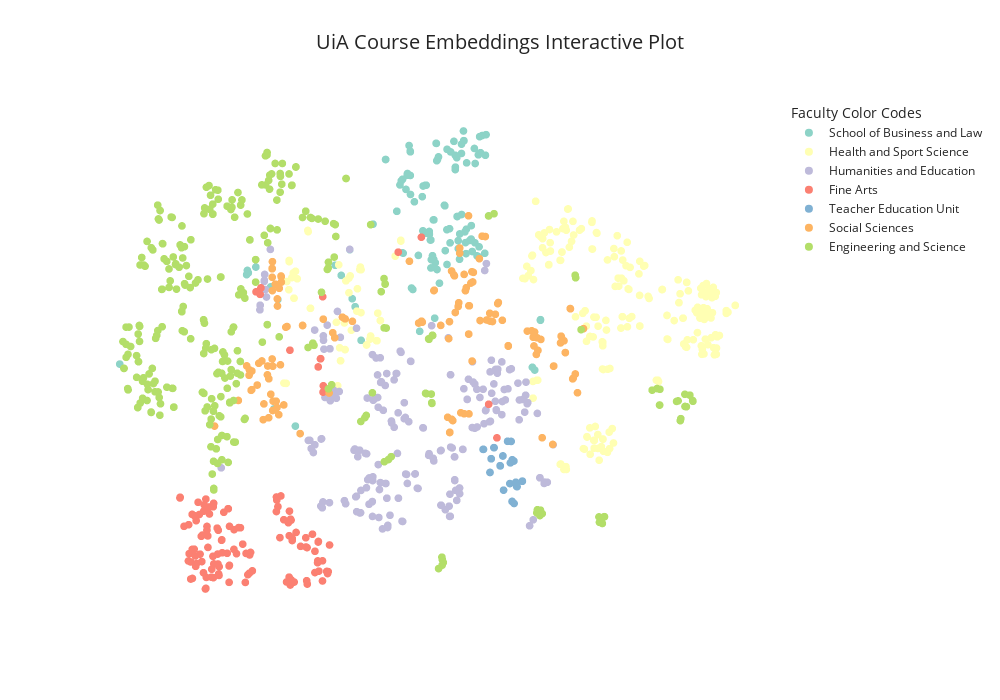

The notebook cell saved with this chart:
### Code cell
import numpy as np
from sklearn.manifold import TSNE
import plotly.express as px
import pandas as pd

FACULTY_CODE_TO_NAME = {
    "TR": "Engineering and Science",
    "HI": "Health and Sport Science",
    "SV": "Social Sciences",
    "LU": "Teacher Education Unit",
    "KU": "Fine Arts",
    "HH": "School of Business and Law",
    "HP": "Humanities and Education",
}

# Build a function to plot an interactive t-SNE visualization
def plot_interactive_tsne(embeddings, faculty_codes, course_names, title="UiA Course Embeddings Interactive Plot"):
    # The embeddings are high-dimensional, we need to reduce them to 2D for visualization
    tsne = TSNE(n_components=2, perplexity=30, random_state=41)
    tsne_results = tsne.fit_transform(embeddings)
    
    df = pd.DataFrame({
        "x": tsne_results[:, 0],
        "y": tsne_results[:, 1],
        "Faculty": faculty_codes,
        "Course": course_names
    })
    
    # Create interactive scatter plot
    fig = px.scatter(
        df,
        x="x",
        y="y",
        color="Faculty",
        hover_data=["Course", "Faculty"],
        title=title,
        color_discrete_sequence=px.colors.qualitative.Set3,
        labels={
            "x": "",
            "y": ""
        } # Hide axis labels, in a t-SNE diagram these are essentially arbitrary
    )
    
    # Customize the layout, we"ll be color coding by faculty but there"s no reason we can"t use 
    fig.update_layout(
        title={
            "y":0.95,
            "x":0.5,
            "xanchor": "center",
            "yanchor": "top",
            "font": {"size": 20}
        },
        legend_title_text="Faculty Color Codes",
        width=1000,
        height=700,
        template="simple_white",
        hovermode="closest",
        # Similarly to the labels, there's no reason to show the axes in a t-SNE diagram
        xaxis=dict(showgrid=False, zeroline=False, showticklabels=False, showline=False, ticks=""), 
        yaxis=dict(showgrid=False, zeroline=False, showticklabels=False, showline=False, ticks=""),
    )
    
    # Customize hover template
    fig.update_traces(
        hovertemplate="<br>".join([
            "<b>Course:</b> %{customdata[0]}",
            "<b>Faculty:</b> %{customdata[1]}",
            "<extra></extra>"
        ]),
        marker=dict(size=8)
    )
    
    return fig

# How we choose to represent course names in the plot
def build_course_string(row):
    return f"{row['emne_id']} - {row['emne_navn_eng']}"

course_embeddings = np.stack(course_df["embedding"])
course_faculties = course_df["faculty_code"].apply(lambda x: FACULTY_CODE_TO_NAME[x]).values
course_names = course_df.apply(build_course_string, axis=1).values
fig = plot_interactive_tsne(course_embeddings, course_faculties, course_names)
fig.show()

### Figure 1 — Plotly figure (JSON) as saved in the notebook; plotly's stock layout.template omitted (floating-point values rounded to 4 significant figures; data arrays with more than 128 entries replaced by an {"elided": "..."} marker saying what was removed)
{"data": [{"customdata": {"elided": "117x2 str values"}, "hovertemplate": "<b>Course:</b> %{customdata[0]}<br><b>Faculty:</b> %{customdata[1]}<br><extra></extra>", "legendgroup": "School of Business and Law", "marker": {"color": "rgb(141,211,199)", "size": 8, "symbol": "circle"}, "mode": "markers", "name": "School of Business and Law", "showlegend": true, "type": "scattergl", "x": [0.8605, 2.251, 2.831, 5.269, -27.99, -28.17, -28.32, 1.109, 2.287, 1.354, 5.107, 5.676, 5.848, 13.43, 2.006, -4.267, 2.864, 3.607, -23.75, 12.2, -23.15, 11.67, 12.58, 12.56, 11.39, 13.55, 9.821, 11.41, 10.51, 7.734, 8.002, 11.13, 11.38, -26.57, 17.12, 17.1, 7.866, 16.19, 27.59, 12.99, 13.04, 7.792, 8.196, 27.6, 17.24, 15.03, 12.95, 16.02, 16.51, 15.17, 15.78, -52.47, -11.47, -6.536, -10.31, -7.675, -8.685, -8.226, 7.468, 3.057, 3.307, -19.04, 11.96, 17.74, 14.41, 14.44, 12.23, 13.51, 6.74, 6.653, 4.614, 7.585, 6.829, 8.38, 9.812, 6.753, 15.91, 26.06, 10.39, 5.228, 11.75, 11.73, 6.439, 7.316, 7.212, -22.37, 9.317, 9.409, 6.461, 7.291, 4.367, 13.21, 14.61, 15.52, 14.13, 15.79, 5.644, 17.0, 13.33, 7.05, 26.5, 15.12, 12.59, 11.93, 9.486, -1.886, -1.85, 2.808, 2.835, 2.589, 7.911, 0.2609, 0.266, 1.351, 1.469, 9.794, 10.29], "xaxis": "x", "y": [31.63, 33.46, 33.4, 31.43, 15.23, 15.68, 14.89, 32.4, 33.76, 32.69, 29.44, 31.57, 31.59, 18.82, 30.8, 24.32, 29.85, 28.49, 12.61, 17.76, -10.17, 36.71, 39.24, 37.5, 37.16, 35.75, 38.28, 34.96, 37.79, 39.4, 36.38, 39.77, 34.5, 16.31, 37.18, 37.18, 36.15, 37.65, 6.375, 39.9, 39.88, 39.38, 36.87, 6.491, 41.02, 38.44, 41.7, 40.64, 40.85, 35.63, 37.25, -1.8, 16.64, 2.636, 14.75, 8.905, 19.54, 10.4, 6.773, 12.39, 12.12, -13.37, 19.75, 25.86, 21.53, 24.04, 22.49, 23.38, 21.36, 21.34, 4.312, 17.11, 17.69, 13.3, 16.79, 16.14, 20.09, -2.395, 20.82, 23.07, 25.73, 25.75, 22.95, 25.11, 25.1, 10.25, 27.85, 27.73, 22.43, 17.73, 18.48, 22.87, 19.21, 18.4, 21.26, 18.25, 22.61, 18.88, 20.87, 18.42, -2.916, 20.84, 26.11, 21.23, 19.37, 36.38, 36.38, 37.94, 37.81, 38.99, 15.85, 26.72, 26.72, 18.96, 18.89, 23.28, 23.47], "yaxis": "y"}, {"customdata": {"elided": "243x2 str values"}, "hovertemplate": "<b>Course:</b> %{customdata[0]}<br><b>Faculty:</b> %{customdata[1]}<br><extra></extra>", "legendgroup": "Health and Sport Science", "marker": {"color": "rgb(255,255,179)", "size": 8, "symbol": "circle"}, "mode": "markers", "name": "Health and Sport Science", "showlegend": true, "type": "scattergl", "x": {"elided": "243 float values"}, "xaxis": "x", "y": {"elided": "243 float values"}, "yaxis": "y"}, {"customdata": {"elided": "203x2 str values"}, "hovertemplate": "<b>Course:</b> %{customdata[0]}<br><b>Faculty:</b> %{customdata[1]}<br><extra></extra>", "legendgroup": "Humanities and Education", "marker": {"color": "rgb(190,186,218)", "size": 8, "symbol": "circle"}, "mode": "markers", "name": "Humanities and Education", "showlegend": true, "type": "scattergl", "x": {"elided": "203 float values"}, "xaxis": "x", "y": {"elided": "203 float values"}, "yaxis": "y"}, {"customdata": {"elided": "128x2 str values"}, "hovertemplate": "<b>Course:</b> %{customdata[0]}<br><b>Faculty:</b> %{customdata[1]}<br><extra></extra>", "legendgroup": "Fine Arts", "marker": {"color": "rgb(251,128,114)", "size": 8, "symbol": "circle"}, "mode": "markers", "name": "Fine Arts", "showlegend": true, "type": "scattergl", "x": [-19.28, -16.89, -16.78, -16.82, -18.05, -17.06, -17.01, -21.98, -19.65, -13.88, -20.21, -18.91, -19.64, -25.75, -22.36, -19.96, -36.08, -22.65, -19.86, -21.24, -20.38, -20.17, -12.54, -15.31, -14.69, -15.79, -14.82, -14.79, -13.88, -14.7, -14.66, -13.72, -14.27, -14.23, -12.92, -12.8, -13.08, -14.57, -21.8, -38.24, -38.69, -37.93, -40.23, -37.56, -39.35, -37.19, -22.64, -29.5, -31.66, -31.59, -36.95, -33.09, -28.08, -27.8, -34.56, -33.78, -33.04, -27.24, -34.6, -36.73, -34.96, -31.66, -33.55, -33.57, -34.64, -35.0, -33.65, -36.53, -35.99, -38.64, -13.84, -36.07, -36.16, -25.6, -38.95, -22.58, -29.83, -36.48, -35.4, -38.3, -38.69, -33.92, -35.47, -38.09, -39.26, -33.72, -35.87, -35.68, -28.56, -37.33, -35.86, -36.41, -36.85, -38.96, -39.4, -37.86, -26.53, -38.01, -32.03, -31.58, -30.71, -34.68, -32.97, -35.71, -30.73, -33.82, -15.32, -34.73, -41.01, -40.98, -13.78, -32.66, -29.06, -31.85, -31.81, -27.57, -28.43, -27.74, -30.25, 4.934, 17.74, 19.31, -20.02, -20.23, -19.82, -20.72, 0.5317, -20.08], "xaxis": "x", "y": [-42.48, -42.22, -42.85, -36.04, -35.81, -34.2, -35.93, -34.19, -34.73, -42.27, -33.83, -33.22, -34.37, 11.21, -28.41, -30.73, -26.99, -29.32, -30.93, -30.84, -31.4, -29.24, -35.56, -36.73, -2.33, -33.54, -38.86, -38.53, -38.52, -35.01, -34.9, -5.854, -0.8256, -0.778, -40.89, -40.52, -40.49, -40.43, -26.41, -30.1, -29.84, -31.02, -32.07, -27.59, -31.78, -37.27, -26.6, -32.34, -42.53, -39.35, -33.93, -34.68, -41.1, -40.82, -39.09, -39.11, -34.59, -40.38, -27.77, -33.71, -40.08, -39.47, -39.6, -41.24, -41.65, -41.57, -40.96, -40.74, -41.61, -41.8, 10.77, -43.65, -43.77, 12.42, -41.91, -27.17, -32.31, -29.23, -29.77, -36.34, -36.39, -32.41, -28.46, -37.6, -37.18, -32.81, -32.8, -36.01, -42.55, -29.87, -32.09, -28.06, -38.65, -38.73, -38.54, -39.02, 11.68, -39.54, -37.11, -32.08, -32.7, -28.43, -37.01, -33.87, -36.37, -37.25, -40.7, -37.67, -26.78, -26.65, -7.039, -29.45, -35.4, -28.8, -28.8, -36.94, -37.14, -37.42, -37.18, 21.88, -9.302, -15.56, -43.03, -41.55, -42.09, -42.46, 19.1, 0.7907], "yaxis": "y"}, {"customdata": [["PRA031G - Practice", "Teacher Education Unit"], ["PRA031K - Practice", "Teacher Education Unit"], ["PRA033G - Practice", "Teacher Education Unit"], ["PRA033K - Practice", "Teacher Education Unit"], ["PRA035 - Practice", "Teacher Education Unit"], ["PRA041 - Practice ", "Teacher Education Unit"], ["PRA044 - Practice", "Teacher Education Unit"], ["PRA045 - Practice", "Teacher Education Unit"], ["PRA046 - Practice", "Teacher Education Unit"], ["PRA063 - Practice, first period", "Teacher Education Unit"], ["PRA064 - Practice, second period", "Teacher Education Unit"], ["PRA065 - Practice, third period", "Teacher Education Unit"], ["PRA085 - Practice level 8-13", "Teacher Education Unit"], ["PRA087 - Practice level 8-13", "Teacher Education Unit"], ["PRA088 - Practice level 8-13", "Teacher Education Unit"], ["PRA090 - Practice semester 1 and 2", "Teacher Education Unit"], ["PRA091 - Practice semester 3", "Teacher Education Unit"], ["PRA093 - Practice semester 5", "Teacher Education Unit"], ["PRA1-101 - Teaching Practice, 1st year, Autumn", "Teacher Education Unit"], ["PRA1-201 - Teaching Practice, 2nd year, Autumn", "Teacher Education Unit"], ["PRA1-301 - Teaching Practice, 3rd year, Autumn", "Teacher Education Unit"], ["PRA1-401 - Teaching Practice, 4th year, Autumn and Spring", "Teacher Education Unit"], ["PRA2-101 - Teaching Practice, 1st year, Autumn", "Teacher Education Unit"], ["PRA2-201 - Teaching Practice, 2nd year, Autumn", "Teacher Education Unit"], ["PRA2-301 - Teaching Practice, 3rd year, Autumn", "Teacher Education Unit"], ["PRA2-401 - Teaching Practice, 4th year, Autumn and Spring", "Teacher Education Unit"], ["PRA3-101G - Practice 1st semester", "Teacher Education Unit"], ["PRA3-101K - Practice 1st semester", "Teacher Education Unit"]], "hovertemplate": "<b>Course:</b> %{customdata[0]}<br><b>Faculty:</b> %{customdata[1]}<br><extra></extra>", "legendgroup": "Teacher Education Unit", "marker": {"color": "rgb(128,177,211)", "size": 8, "symbol": "circle"}, "mode": "markers", "name": "Teacher Education Unit", "showlegend": true, "type": "scattergl", "x": [23.14, 23.05, 22.2, 22.19, 20.58, 16.76, 20.43, 20.46, 16.67, 21.87, 22.23, 22.54, 21.35, 21.36, 22.02, 22.91, 22.58, 21.77, 19.96, 18.23, 18.0, 18.77, 19.91, 18.21, 17.99, 18.73, 24.15, 24.15], "xaxis": "x", "y": [-24.68, -24.63, -27.43, -27.44, -25.33, -17.72, -18.95, -18.94, -17.71, -20.24, -19.65, -19.89, -16.21, -16.2, -16.24, -23.85, -27.81, -24.1, -20.8, -19.48, -22.03, -17.4, -20.76, -19.45, -22.02, -17.39, -23.67, -23.63], "yaxis": "y"}, {"customdata": {"elided": "129x2 str values"}, "hovertemplate": "<b>Course:</b> %{customdata[0]}<br><b>Faculty:</b> %{customdata[1]}<br><extra></extra>", "legendgroup": "Social Sciences", "marker": {"color": "rgb(253,180,98)", "size": 8, "symbol": "circle"}, "mode": "markers", "name": "Social Sciences", "showlegend": true, "type": "scattergl", "x": {"elided": "129 float values"}, "xaxis": "x", "y": {"elided": "129 float values"}, "yaxis": "y"}, {"customdata": {"elided": "296x2 str values"}, "hovertemplate": "<b>Course:</b> %{customdata[0]}<br><b>Faculty:</b> %{customdata[1]}<br><extra></extra>", "legendgroup": "Engineering and Science", "marker": {"color": "rgb(179,222,105)", "size": 8, "symbol": "circle"}, "mode": "markers", "name": "Engineering and Science", "showlegend": true, "type": "scattergl", "x": {"elided": "296 float values"}, "xaxis": "x", "y": {"elided": "296 float values"}, "yaxis": "y"}], "layout": {"height": 700, "hovermode": "closest", "legend": {"title": {"text": "Faculty Color Codes"}, "tracegroupgap": 0}, "title": {"font": {"size": 20}, "text": "UiA Course Embeddings Interactive Plot", "x": 0.5, "xanchor": "center", "y": 0.95, "yanchor": "top"}, "width": 1000, "xaxis": {"anchor": "y", "domain": [0, 1], "showgrid": false, "showline": false, "showticklabels": false, "ticks": "", "title": {"text": ""}, "zeroline": false}, "yaxis": {"anchor": "x", "domain": [0, 1], "showgrid": false, "showline": false, "showticklabels": false, "ticks": "", "title": {"text": ""}, "zeroline": false}}}
